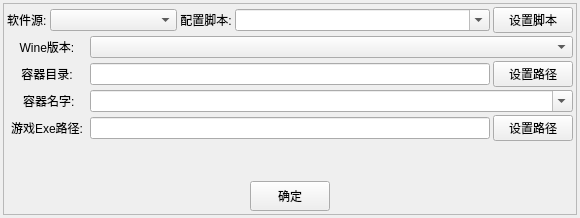
<?xml version="1.0" encoding="UTF-8"?>
<ui version="4.0">
 <class>vekAppAutoOption</class>
 <widget class="QWidget" name="vekAppAutoOption">
  <property name="geometry">
   <rect>
    <x>0</x>
    <y>0</y>
    <width>580</width>
    <height>218</height>
   </rect>
  </property>
  <property name="minimumSize">
   <size>
    <width>580</width>
    <height>200</height>
   </size>
  </property>
  <property name="maximumSize">
   <size>
    <width>580</width>
    <height>220</height>
   </size>
  </property>
  <property name="windowTitle">
   <string>Dialog</string>
  </property>
  <property name="windowIcon">
   <iconset resource="../vek_res.qrc">
    <normaloff>:/res/img/vek.ico</normaloff>:/res/img/vek.ico</iconset>
  </property>
  <layout class="QGridLayout" name="gridLayout">
   <property name="leftMargin">
    <number>3</number>
   </property>
   <property name="topMargin">
    <number>3</number>
   </property>
   <property name="rightMargin">
    <number>3</number>
   </property>
   <property name="bottomMargin">
    <number>3</number>
   </property>
   <property name="spacing">
    <number>3</number>
   </property>
   <item row="0" column="0">
    <widget class="QFrame" name="verticalFrame">
     <property name="minimumSize">
      <size>
       <width>0</width>
       <height>0</height>
      </size>
     </property>
     <property name="maximumSize">
      <size>
       <width>16777215</width>
       <height>16777215</height>
      </size>
     </property>
     <property name="frameShape">
      <enum>QFrame::StyledPanel</enum>
     </property>
     <property name="frameShadow">
      <enum>QFrame::Raised</enum>
     </property>
     <layout class="QVBoxLayout" name="verticalLayout" stretch="15,15,15,15,15,15,15">
      <property name="spacing">
       <number>3</number>
      </property>
      <property name="leftMargin">
       <number>0</number>
      </property>
      <property name="topMargin">
       <number>0</number>
      </property>
      <property name="rightMargin">
       <number>0</number>
      </property>
      <property name="bottomMargin">
       <number>0</number>
      </property>
      <item>
       <layout class="QHBoxLayout" name="horizontalLayout_7" stretch="1,20,1,40,10">
        <property name="spacing">
         <number>3</number>
        </property>
        <property name="leftMargin">
         <number>3</number>
        </property>
        <property name="topMargin">
         <number>3</number>
        </property>
        <property name="rightMargin">
         <number>3</number>
        </property>
        <item>
         <widget class="QLabel" name="label_3">
          <property name="text">
           <string>软件源:</string>
          </property>
         </widget>
        </item>
        <item>
         <widget class="QComboBox" name="comboBox_SrcApp"/>
        </item>
        <item>
         <widget class="QLabel" name="label_6">
          <property name="text">
           <string>配置脚本:</string>
          </property>
          <property name="alignment">
           <set>Qt::AlignCenter</set>
          </property>
         </widget>
        </item>
        <item>
         <widget class="vekPanelAT" name="comboBox_JsonUrl">
          <property name="editable">
           <bool>true</bool>
          </property>
         </widget>
        </item>
        <item>
         <widget class="QPushButton" name="pushButton_AutoJson">
          <property name="text">
           <string>设置脚本</string>
          </property>
         </widget>
        </item>
       </layout>
      </item>
      <item>
       <layout class="QHBoxLayout" name="horizontalLayout_2" stretch="10,60">
        <property name="spacing">
         <number>3</number>
        </property>
        <property name="leftMargin">
         <number>3</number>
        </property>
        <property name="rightMargin">
         <number>3</number>
        </property>
        <item>
         <widget class="QLabel" name="label">
          <property name="text">
           <string>Wine版本:</string>
          </property>
          <property name="alignment">
           <set>Qt::AlignCenter</set>
          </property>
         </widget>
        </item>
        <item>
         <widget class="QComboBox" name="comboBox_WinVersion"/>
        </item>
       </layout>
      </item>
      <item>
       <layout class="QHBoxLayout" name="horizontalLayout_5" stretch="10,50,10">
        <property name="spacing">
         <number>3</number>
        </property>
        <property name="leftMargin">
         <number>3</number>
        </property>
        <property name="rightMargin">
         <number>3</number>
        </property>
        <property name="bottomMargin">
         <number>0</number>
        </property>
        <item>
         <widget class="QLabel" name="label_4">
          <property name="text">
           <string>容器目录:</string>
          </property>
          <property name="alignment">
           <set>Qt::AlignCenter</set>
          </property>
         </widget>
        </item>
        <item>
         <widget class="QLineEdit" name="lineEdit_DockPath"/>
        </item>
        <item>
         <widget class="QPushButton" name="pushButton_AutoDockPath">
          <property name="sizePolicy">
           <sizepolicy hsizetype="Minimum" vsizetype="Fixed">
            <horstretch>0</horstretch>
            <verstretch>0</verstretch>
           </sizepolicy>
          </property>
          <property name="text">
           <string>设置路径</string>
          </property>
         </widget>
        </item>
       </layout>
      </item>
      <item>
       <layout class="QHBoxLayout" name="horizontalLayout_6" stretch="10,60">
        <property name="spacing">
         <number>3</number>
        </property>
        <property name="leftMargin">
         <number>3</number>
        </property>
        <property name="rightMargin">
         <number>3</number>
        </property>
        <item>
         <widget class="QLabel" name="label_5">
          <property name="text">
           <string> 容器名字:</string>
          </property>
          <property name="alignment">
           <set>Qt::AlignCenter</set>
          </property>
         </widget>
        </item>
        <item>
         <widget class="QComboBox" name="comboBox_DockName">
          <property name="editable">
           <bool>true</bool>
          </property>
         </widget>
        </item>
       </layout>
      </item>
      <item>
       <layout class="QHBoxLayout" name="horizontalLayout_3" stretch="10,50,10">
        <property name="spacing">
         <number>3</number>
        </property>
        <property name="leftMargin">
         <number>3</number>
        </property>
        <property name="rightMargin">
         <number>3</number>
        </property>
        <item>
         <widget class="QLabel" name="label_2">
          <property name="text">
           <string>游戏Exe路径:</string>
          </property>
          <property name="alignment">
           <set>Qt::AlignCenter</set>
          </property>
         </widget>
        </item>
        <item>
         <widget class="QLineEdit" name="lineEdit_AppExePath"/>
        </item>
        <item>
         <widget class="QPushButton" name="pushButton_SetExePath">
          <property name="sizePolicy">
           <sizepolicy hsizetype="Minimum" vsizetype="Fixed">
            <horstretch>0</horstretch>
            <verstretch>0</verstretch>
           </sizepolicy>
          </property>
          <property name="text">
           <string>设置路径</string>
          </property>
         </widget>
        </item>
       </layout>
      </item>
      <item>
       <layout class="QVBoxLayout" name="verticalLayout_2">
        <property name="leftMargin">
         <number>3</number>
        </property>
        <property name="rightMargin">
         <number>3</number>
        </property>
        <item>
         <widget class="QLabel" name="label_ProgText">
          <property name="text">
           <string/>
          </property>
          <property name="alignment">
           <set>Qt::AlignCenter</set>
          </property>
         </widget>
        </item>
       </layout>
      </item>
      <item>
       <layout class="QHBoxLayout" name="horizontalLayout" stretch="10,2,10">
        <property name="spacing">
         <number>3</number>
        </property>
        <property name="bottomMargin">
         <number>3</number>
        </property>
        <item>
         <spacer name="horizontalSpacer">
          <property name="orientation">
           <enum>Qt::Horizontal</enum>
          </property>
          <property name="sizeHint" stdset="0">
           <size>
            <width>40</width>
            <height>20</height>
           </size>
          </property>
         </spacer>
        </item>
        <item>
         <widget class="QPushButton" name="pushButton_DockDone">
          <property name="sizePolicy">
           <sizepolicy hsizetype="Minimum" vsizetype="Preferred">
            <horstretch>0</horstretch>
            <verstretch>0</verstretch>
           </sizepolicy>
          </property>
          <property name="text">
           <string>确定</string>
          </property>
         </widget>
        </item>
        <item>
         <spacer name="horizontalSpacer_2">
          <property name="orientation">
           <enum>Qt::Horizontal</enum>
          </property>
          <property name="sizeHint" stdset="0">
           <size>
            <width>40</width>
            <height>20</height>
           </size>
          </property>
         </spacer>
        </item>
       </layout>
      </item>
     </layout>
    </widget>
   </item>
  </layout>
 </widget>
 <customwidgets>
  <customwidget>
   <class>vekPanelAT</class>
   <extends>QComboBox</extends>
   <header>src/view/jview/vekPanelAT.h</header>
  </customwidget>
 </customwidgets>
 <resources>
  <include location="../vek_res.qrc"/>
 </resources>
 <connections/>
</ui>
